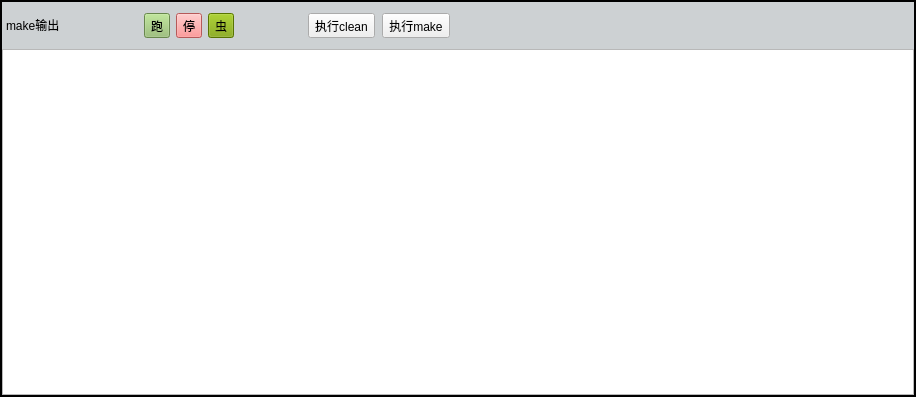
<?xml version="1.0" encoding="UTF-8"?>
<ui version="4.0">
 <class>makeInfoWidget</class>
 <widget class="QWidget" name="makeInfoWidget">
  <property name="geometry">
   <rect>
    <x>0</x>
    <y>0</y>
    <width>916</width>
    <height>397</height>
   </rect>
  </property>
  <property name="windowTitle">
   <string>Form</string>
  </property>
  <property name="styleSheet">
   <string notr="true">#makeInfoWidget{
	border: 2px solid black;

}

#headWidget{
	background-color: #cdd1d3;
}


#debugButton{
	background-color: rgb(123, 163, 1);
}
#runButton{
	background-color: rgb(146, 189, 108);
}
#stopButton{
	background-color:  rgb(255, 125, 125);
}</string>
  </property>
  <layout class="QVBoxLayout" name="verticalLayout">
   <property name="spacing">
    <number>0</number>
   </property>
   <property name="leftMargin">
    <number>2</number>
   </property>
   <property name="topMargin">
    <number>2</number>
   </property>
   <property name="rightMargin">
    <number>2</number>
   </property>
   <property name="bottomMargin">
    <number>2</number>
   </property>
   <item>
    <widget class="QWidget" name="headWidget" native="true">
     <property name="sizePolicy">
      <sizepolicy hsizetype="Preferred" vsizetype="Fixed">
       <horstretch>0</horstretch>
       <verstretch>0</verstretch>
      </sizepolicy>
     </property>
     <layout class="QHBoxLayout" name="horizontalLayout_2">
      <property name="spacing">
       <number>7</number>
      </property>
      <property name="leftMargin">
       <number>4</number>
      </property>
      <property name="topMargin">
       <number>2</number>
      </property>
      <property name="rightMargin">
       <number>2</number>
      </property>
      <property name="bottomMargin">
       <number>2</number>
      </property>
      <item>
       <widget class="QLabel" name="label">
        <property name="sizePolicy">
         <sizepolicy hsizetype="Fixed" vsizetype="Fixed">
          <horstretch>0</horstretch>
          <verstretch>0</verstretch>
         </sizepolicy>
        </property>
        <property name="text">
         <string>make输出</string>
        </property>
       </widget>
      </item>
      <item>
       <spacer name="horizontalSpacer">
        <property name="orientation">
         <enum>Qt::Horizontal</enum>
        </property>
        <property name="sizeType">
         <enum>QSizePolicy::Fixed</enum>
        </property>
        <property name="sizeHint" stdset="0">
         <size>
          <width>68</width>
          <height>20</height>
         </size>
        </property>
       </spacer>
      </item>
      <item>
       <widget class="QWidget" name="btnWidget" native="true">
        <property name="sizePolicy">
         <sizepolicy hsizetype="Fixed" vsizetype="Fixed">
          <horstretch>0</horstretch>
          <verstretch>0</verstretch>
         </sizepolicy>
        </property>
        <layout class="QHBoxLayout" name="horizontalLayout">
         <item>
          <widget class="QToolButton" name="runButton">
           <property name="text">
            <string>跑</string>
           </property>
          </widget>
         </item>
         <item>
          <widget class="QToolButton" name="stopButton">
           <property name="text">
            <string>停</string>
           </property>
          </widget>
         </item>
         <item>
          <widget class="QToolButton" name="debugButton">
           <property name="text">
            <string>虫</string>
           </property>
           <property name="popupMode">
            <enum>QToolButton::DelayedPopup</enum>
           </property>
           <property name="toolButtonStyle">
            <enum>Qt::ToolButtonIconOnly</enum>
           </property>
          </widget>
         </item>
        </layout>
       </widget>
      </item>
      <item>
       <spacer name="horizontalSpacer_2">
        <property name="orientation">
         <enum>Qt::Horizontal</enum>
        </property>
        <property name="sizeType">
         <enum>QSizePolicy::Fixed</enum>
        </property>
        <property name="sizeHint" stdset="0">
         <size>
          <width>58</width>
          <height>20</height>
         </size>
        </property>
       </spacer>
      </item>
      <item>
       <widget class="QToolButton" name="cleanButton">
        <property name="text">
         <string>执行clean</string>
        </property>
       </widget>
      </item>
      <item>
       <widget class="QToolButton" name="makeButton">
        <property name="text">
         <string>执行make</string>
        </property>
       </widget>
      </item>
      <item>
       <spacer name="horizontalSpacer_3">
        <property name="orientation">
         <enum>Qt::Horizontal</enum>
        </property>
        <property name="sizeHint" stdset="0">
         <size>
          <width>466</width>
          <height>20</height>
         </size>
        </property>
       </spacer>
      </item>
     </layout>
    </widget>
   </item>
   <item>
    <widget class="QPlainTextEdit" name="plainTextEdit"/>
   </item>
  </layout>
 </widget>
 <resources/>
 <connections/>
</ui>
